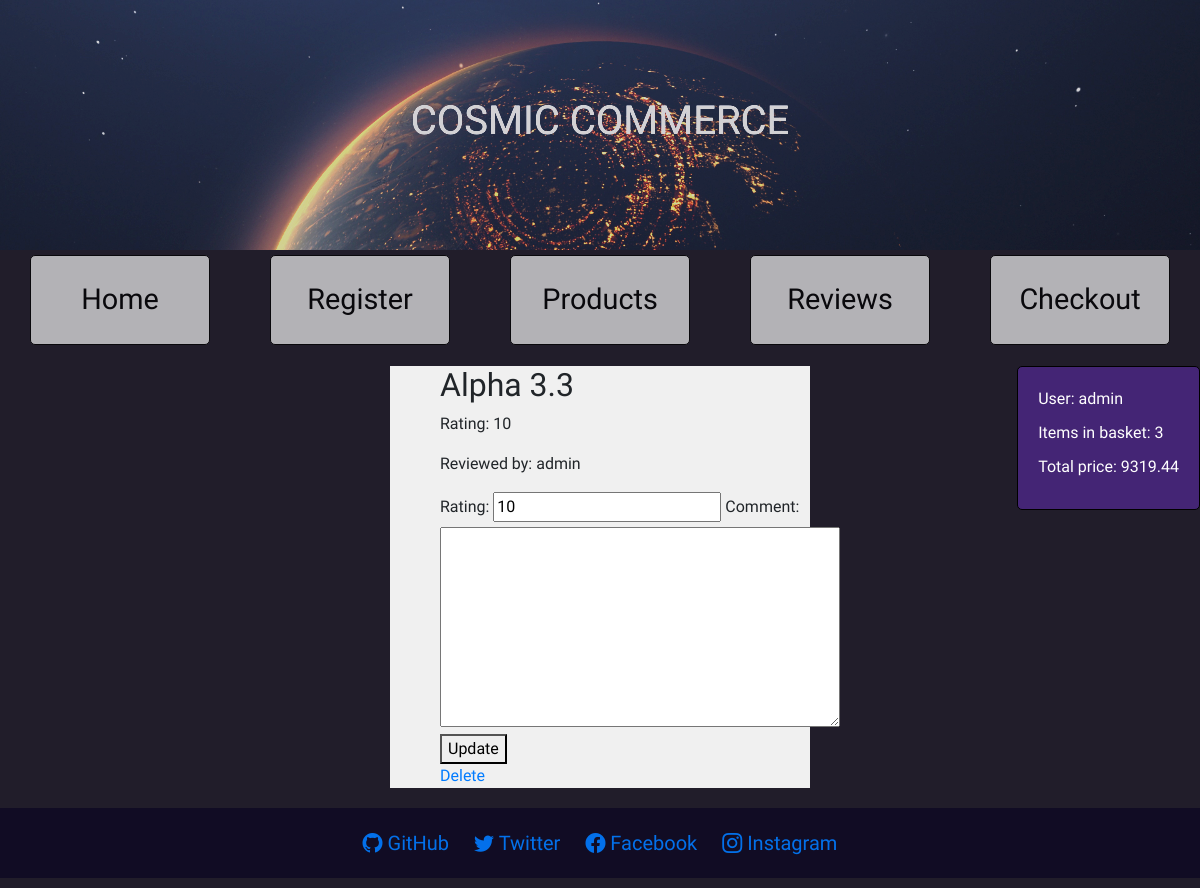
Page /edit_review/1/ (signed in) on the committed database.
### catalog/models.py (models this page shows, shortened)
class Basket(models.Model):
    user = models.OneToOneField(User, on_delete=models.CASCADE)
    items = models.ManyToManyField(Product, through='BasketItem')
    def total_cost(self):
        return sum(item.total_price() for item in self.basketitem_set.all())

class BasketItem(models.Model):
    product = models.ForeignKey(Product, on_delete=models.CASCADE)
    basket = models.ForeignKey(Basket, on_delete=models.CASCADE)
    quantity = models.PositiveIntegerField(default=1)
    def total_price(self):
        return self.product.price * self.quantity

class Product(models.Model):
    image = models.ImageField(upload_to='products/')
    title = models.CharField(max_length=200, default='Default Title')
    description = models.TextField()
    price = models.DecimalField(max_digits=6, decimal_places=2)
    category = models.ForeignKey(Category, null=True, blank=True, on_delete=models.CASCADE)
    featured = models.BooleanField(default=False)

class Review(models.Model):
    product = models.ForeignKey(Product, on_delete=models.CASCADE)
    user = models.ForeignKey(User, on_delete=models.CASCADE)
    content = models.TextField()
    rating = models.IntegerField(choices=RATING_CHOICES)
    comment = models.TextField(default='')

### catalog/views.py (the view)
# urls.py: path('edit_review/<int:review_id>/', views.edit_review, name='edit_review'),
def edit_review(request, review_id):
    review = get_object_or_404(Review, id=review_id)
    if request.method == 'POST':
        if request.user == review.user:
            review.rating = request.POST['rating']
            review.comment = request.POST['comment']
            review.save()
        return redirect('reviews')
    else:
        if request.user != review.user:
            return redirect('reviews')
        return render(request, 'catalog/edit_review.html', {'review': review})

### catalog/context_processors.py (called while the page is built)
def basket(request):
    if request.user.is_authenticated:
        basket, created = Basket.objects.get_or_create(user=request.user)
        return {'basket': basket}
    else:
        return {}

### catalog/templates/catalog/edit_review.html (shortened to what this page needs)
{% extends 'catalog/base.html' %}
{% block content %}
<div class="edit-review-form">
    <h2>{{ review.product.title }}</h2>
    <p>Rating: {{ review.rating }}</p>
    <p>Reviewed by: {{ review.user.username }}</p>
    {% if user.is_authenticated and user == review.user %}
        <form method="post">
            <label for="rating">Rating:</label>
            <input id="rating" type="number" name="rating" value="{{ review.rating }}" required>
            <label for="comment">Comment:</label>
            <textarea id="comment" name="comment" required>{{ review.comment }}</textarea>
            <button type="submit">Update</button>
        </form>
        <a href="{% url 'delete_review' review.id %}">Delete</a>
    {% else %}
        <p>Comment: {{ review.comment }}</p>
    {% endif %}
</div>
{% endblock %}

### catalog/templates/catalog/base.html (shortened to what this page needs)
{% load static %}
<!DOCTYPE html>
<html>
<head>
    <link rel="stylesheet" href="https://cdnjs.cloudflare.com/ajax/libs/font-awesome/5.15.4/css/all.min.css">
    <link rel="stylesheet" href="https://stackpath.bootstrapcdn.com/bootstrap/4.5.2/css/bootstrap.min.css">
    <link rel="stylesheet" type="text/css" href="{% static 'catalog/css/style.css' %}">
    <link href="https://cdn.jsdelivr.net/npm/bootstrap-icons@1.7.2/font/bootstrap-icons.css" rel="stylesheet">
</head>
<body>
    <header class="site-header">
        <h1>COSMIC COMMERCE</h1>
    </header>
    <div id="particles-js"></div>
    <section class="site-nav">
        <nav>
            <ul>
                <li><a href="{% url 'index' %}">Home</a></li>
                <li><a href="{% url 'register' %}">Register</a></li>
                <li><a href="{% url 'products' %}">Products</a></li>
                <li><a href="{% url 'reviews' %}">Reviews</a></li>
                {% if user.is_authenticated %}
                <li><a href="{% url 'checkout' %}">Checkout</a></li>
                {% endif %}
            </ul>
        </nav>
    </section>
    <div class="basket-info">
        {% if basket %}
            <p>User: {{ request.user.username }}</p>
            <p>Items in basket: {{ basket.basketitem_set.count }}</p>
            <p>Total price: {{ basket.total_cost }}</p>
        {% else %}
            <p>No items in basket</p>
        {% endif %}
    </div>
    {% block content %}
    {% endblock %}
    <footer class="site-footer">
        <a href="https://github.com" target="_blank"><i class="bi bi-github"></i> GitHub</a>
        <a href="https://twitter.com" target="_blank"><i class="bi bi-twitter"></i> Twitter</a>
        <a href="https://www.facebook.com" target="_blank"><i class="bi bi-facebook"></i> Facebook</a>
        <a href="https://www.instagram.com" target="_blank"><i class="bi bi-instagram"></i> Instagram</a>
    </footer>
</body>
</html>

### catalog/static/catalog/css/style.css (style rules this page uses)
body { background-color: rgb(33, 29, 42); margin: 0; }
#particles-js { position: fixed; top: 0; left: 0; width: 100%; height: 100%; z-index: -1; background-size: cover; }
.site-header { background-image: url(../images/planet-image.jpeg); background-size: cover; background-repeat: no-repeat; height: 250px; font-family: "Exo 2", sans-serif; font-weight: bold; font-style: normal; font-size: 50px; color: white; text-align: center; display: flex; align-items: center; justify-content: center; transition: filter 2s ease-in-out; opacity: 0.8; }
.site-nav ul { font-family: "Quantico", sans-serif; list-style: none; display: flex; justify-content: space-around; padding: 0; position: relative; z-index: 4; opacity: 0.7; }
.site-nav li { background-color: #f2f2f2; border: 1px solid #000; padding: 18px 36px; margin: 5px; border-radius: 5px; transition: background-color 0.3s ease, opacity 0.3s ease; width: 180px; height: 90px; display: flex; justify-content: center; align-items: center; }
.site-nav a { text-decoration: none; color: #000; font-size: 1.8em; }
.basket-info { position: fixed; right: 0; background-color: rgb(68, 37, 117); padding: 20px; border: 1px solid #000; border-radius: 5px; font-family: "Exo 2", sans-serif; color: white; z-index: 1000; }
.basket-info p { margin: 0 0 10px; }
.edit-review-form { font-family: "Quantico", sans-serif; padding-left: 50px; background-color: #f0f0f0; width: 35%; margin: 0 auto; align-items: center; justify-content: center; }
.edit-review-form textarea { width: 400px; height: 200px; }
.site-footer { font-family: "Quantico", sans-serif; font-size: 20px; color: white; margin-top: 20px; margin-bottom: 10px; padding: 20px; background-color: rgb(16, 12, 36); text-align: center; opacity: 0.9; }
.site-footer a { margin-right: 10px; margin-left: 10px; }

### rows in the picture
Basket: basketitem_set.count "3", total_cost "9319.44"
Review: product "Alpha 3.3", rating "10", user.username "admin"

### other values in the picture
{{ request.user.username }} "admin"
